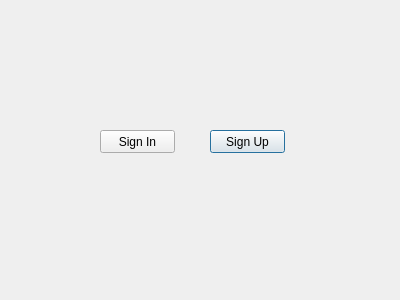
<?xml version="1.0" encoding="UTF-8"?>
<ui version="4.0">
 <class>Dialog</class>
 <widget class="QDialog" name="Dialog">
  <property name="geometry">
   <rect>
    <x>0</x>
    <y>0</y>
    <width>400</width>
    <height>300</height>
   </rect>
  </property>
  <property name="windowTitle">
   <string>Dialog</string>
  </property>
  <widget class="QPushButton" name="SignInButton">
   <property name="geometry">
    <rect>
     <x>210</x>
     <y>130</y>
     <width>75</width>
     <height>23</height>
    </rect>
   </property>
   <property name="text">
    <string>Sign Up</string>
   </property>
  </widget>
  <widget class="QPushButton" name="SignUpButton">
   <property name="geometry">
    <rect>
     <x>100</x>
     <y>130</y>
     <width>75</width>
     <height>23</height>
    </rect>
   </property>
   <property name="text">
    <string>Sign In</string>
   </property>
  </widget>
 </widget>
 <resources/>
 <connections/>
</ui>
